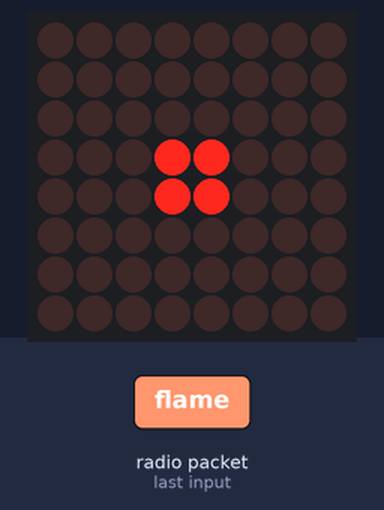
Bench run of a sketch on a simulated Arduino Uno, built with avr-gcc and run on an emulated ATmega328P. Parts: 8×8 LED matrix. Inputs (shaded band) come from the test bench. No radio packets arrive unless stated; what the sketch prints to the serial monitor is not drawn.

1.3 s: radio packet "flame" arrives
Above: at 1.35 s.
3.1 s: radio packet "1" arrives
Timing chart, 0 to 6.1 s (numbered marks = the images above; inputs shaded):
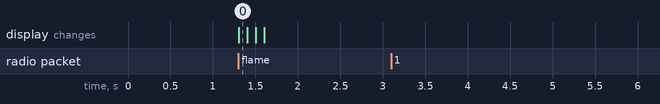

The sketch:

receiver.ino
```cpp
/*
* Arduino Wireless Communication Tutorial
*       Example 1 - Receiver Code
*
* by Dejan Nedelkovski, www.HowToMechatronics.com
*
* Library: TMRh20/RF24, https://github.com/tmrh20/RF24/
*/

#include <SPI.h>
#include <nRF24L01.h>
#include <RF24.h>
#include <LedControl.h>


RF24 radio(7, 8);  // CE, CSN

const byte address[6] = "00001";

// Matrix
const int DIN_PIN = 6;
const int CS_PIN = 5;
const int CLK_PIN = 4;

LedControl display = LedControl(DIN_PIN, CLK_PIN, CS_PIN);
byte frames[][8] = {
  { B00000000,
    B00000000,
    B00000000,
    B00011000,
    B00011000,
    B00000000,
    B00000000,
    B00000000 },
  { B00000000,
    B00000000,
    B00000000,
    B00000000,
    B00000000,
    B00000000,
    B00000000,
    B00000000 },
  { B00000000,
    B00000000,
    B00111100,
    B00100100,
    B00100100,
    B00111100,
    B00000000,
    B00000000 },
  { B00000000,
    B01111110,
    B01000010,
    B01000010,
    B01000010,
    B01000010,
    B01111110,
    B00000000 },
  { B11111111,
    B10000001,
    B10000001,
    B10000001,
    B10000001,
    B10000001,
    B10000001,
    B11111111 },
  { B00000000,
    B00000000,
    B00000000,
    B00000000,
    B00000000,
    B00000000,
    B00000000,
    B00000000 },
};

void animate() {
  for (int i = 0; i <= 4; i += 2) {
    for (int j = 0; j < 8; j++) {
      display.setRow(0, j, frames[i][j]);
      display.setRow(1, j, frames[i + 1][j]);
    }
    delay(100);
  }
  display.clearDisplay(0);
}


void setup() {
  // matrix
  display.clearDisplay(0);
  display.shutdown(0, false);
  display.setIntensity(0, 10);

  Serial.begin(9600);

  // radio
  radio.begin();
  radio.openReadingPipe(0, address);
  radio.setPALevel(RF24_PA_MIN);
  radio.startListening();
}

void loop() {
  if (radio.available()) {
    char text[32] = "";
    radio.read(&text, sizeof(text));
    Serial.println(text);
    if (strcmp(text, "flame") == 0) {
     animate();
    } else {
    }
  }
}
```

Measured:
- after the input at 1.3 s, the display: changes at once (image 0)
- after the input at 3.1 s, every drawn part: stays the same
